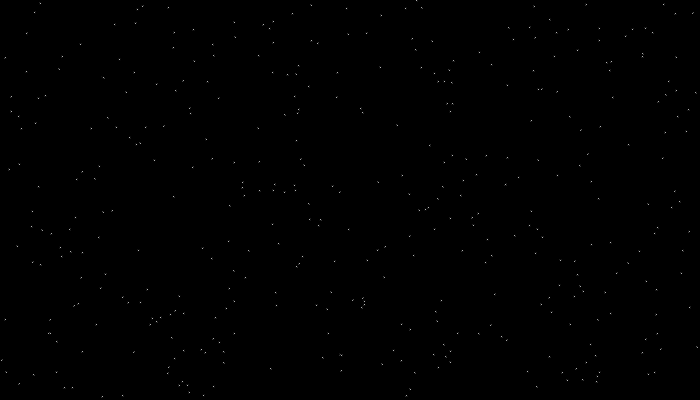
Frame 1 (no input)
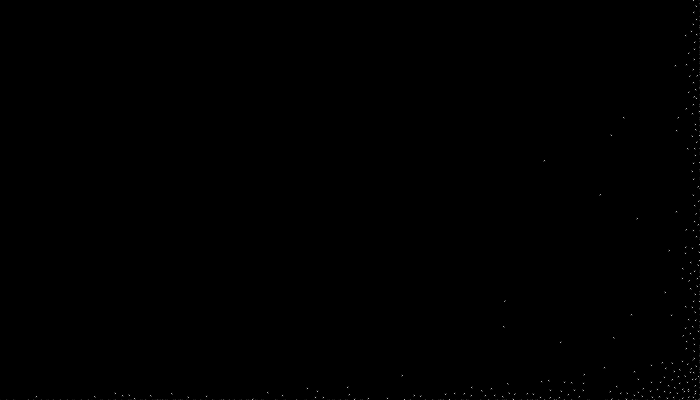
Frame 60 (the mouse pressed at the canvas centre just before this capture)
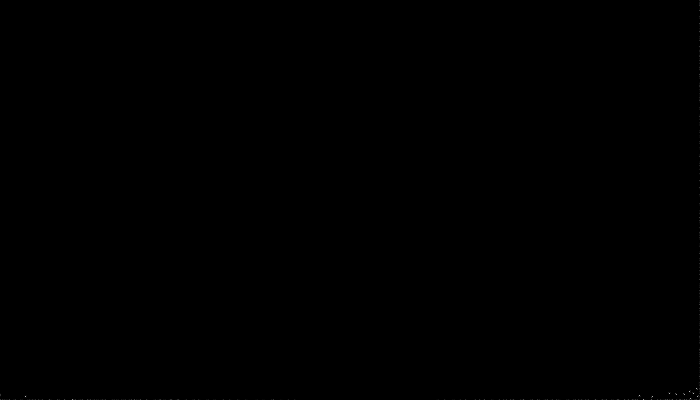
Frame 120 (the mouse held since frame 60 and released just before this capture)

The Processing sketch that drew these frames (run headless with seeded random() and noise(); from frame 60 on, the mouse is pressed at the canvas centre):

// Processing sketch: processing_35990
// ── processing_35990.pde

int no_of_particles = 400;
Particle[] particles = new Particle[no_of_particles];
 
float dt;
int oldMillis;
 
float friction = 0.2;
 
float radius = 1;
 
boolean grav = true;
 
void setup() {
    size(700, 400);
 
    for (int i = 0; i < no_of_particles; i++) {
        float x = random(0, width);
        float y = random(0, height);
        particles[i] = new Particle(x, y, radius);
    }
    frameRate(60);
    smooth();
}
 
void draw() {
    updateParticles();
    
    filter(INVERT);
    colorMode(RGB, 1);
    background(0);
 
    float r;
    
    for (int i = 0; i < no_of_particles; i++) {
        int d = parseInt(particles[i].radius * 2);
        ellipse((float) particles[i].posX, (float) particles[i].posY, d, d);
    }
    
}
 
 
void updateParticles() {
    for (int i = 0; i < no_of_particles; i++) {
        Particle particle = particles[i];
 
        
        if (particle.posY > height) {
            particle.vY = -abs(particle.vY) * (1 - friction);
            particle.posY = height;
        }
 
        
        if (particle.posY < 0) {
            particle.vY = abs(particle.vY) * (1 - friction);
            particle.posY = 0;
        }
 
        
        if (particle.posX < 0) {
            particle.vX = abs(particle.vX) * (1 - friction);
            particle.posX = 0;
        }
 
        
        if (particle.posX > width) {
            particle.vX = -abs(particle.vX) * (1 - friction);
            particle.posX = width;
        }
 
        
        for (int j = 0; j < no_of_particles; j++) {
 
            
            bounce(particles[i], particles[j]);
        }
 
        
        applyMouseGravity(particle);
 
        
        particle.tick();
    }
    dt = 400;
 
}
 
void applyMouseGravity(Particle particle) {
    
        float d = sqrt(pow(particle.posX - mouseX, 2)
                + pow(particle.posY - mouseY, 2))
                * (float) 2.0;
        float ang = atan2(particle.posX - mouseX, particle.posY - mouseY);
        float F = (float) 10 * dt;
        F = min(1 / d, 3);
        
 
        particle.vX += sin(ang) * F;
        particle.vY += cos(ang) * F;
    
}
 
void bounce(Particle a, Particle b) {
    if (sqrt(pow(a.posX - b.posX, 2) + pow(a.posY - b.posY, 2)) < (a.radius + b.radius+5)) {
        if (sqrt(pow(a.posX - b.posX, 2) + pow(a.posY - b.posY, 2)) > sqrt(pow(
                a.posX + a.vX - b.posX - b.vX, 2)
                + pow(a.posY + a.vY - b.posY - b.vY, 2))) {
 
            float commonTangentAngle = atan2(b.posX - a.posX, b.posY
                    - a.posY)
                    + asin(1);
 
            float v1 = a.getVelocity();
            float v2 = b.getVelocity();
            float w1 = a.getMotionDirection();
            float w2 = b.getMotionDirection();
 
            a.vX = sin(commonTangentAngle) * v1 * cos(w1 - commonTangentAngle) + cos(commonTangentAngle) * v2 * sin(w2 - commonTangentAngle);
            a.vY = cos(commonTangentAngle) * v1 * cos(w1 - commonTangentAngle) - sin(commonTangentAngle) * v2 * sin(w2 - commonTangentAngle);
            b.vX = sin(commonTangentAngle) * v2 * cos(w2 - commonTangentAngle) + cos(commonTangentAngle) * v1 * sin(w1 - commonTangentAngle);
            b.vY = cos(commonTangentAngle) * v2 * cos(w2 - commonTangentAngle) - sin(commonTangentAngle) * v1 * sin(w1 - commonTangentAngle);
 
            a.vX *= (1 - friction);
            a.vY *= (1 - friction);
            b.vX *= (1 - friction);
            b.vY *= (1 - friction);
        }
    }
}
 
class Particle {
 
    float posX;
    float posY;
 
    float vX = 0;
    float vY = 0;
 
    float radius;
    
    Particle(float x, float y, float r) {
        posX = x;
        posY = y;
        radius = r;
    }
 
    float getVelocity() {
        return sqrt(vX * vX + vY * vY);
    }
 
    public float getMotionDirection() {
        return atan2(vX, vY);
    }
 
    void tick() {
        posX += vX * dt;
        posY += vY * dt;
    }
 
}
